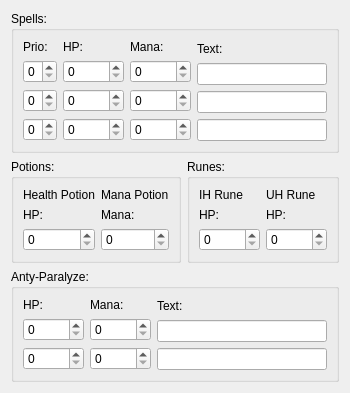
<?xml version="1.0" encoding="UTF-8"?>
<ui version="4.0">
 <class>Healer</class>
 <widget class="QDialog" name="Healer">
  <property name="geometry">
   <rect>
    <x>0</x>
    <y>0</y>
    <width>321</width>
    <height>357</height>
   </rect>
  </property>
  <property name="windowTitle">
   <string>Healer</string>
  </property>
  <layout class="QHBoxLayout" name="horizontalLayout_3">
   <item>
    <layout class="QVBoxLayout" name="verticalLayout_11">
     <item>
      <widget class="QGroupBox" name="groupBox">
       <property name="title">
        <string>Spells: </string>
       </property>
       <layout class="QVBoxLayout" name="verticalLayout_10">
        <item>
         <layout class="QHBoxLayout" name="horizontalLayout_9">
          <item>
           <layout class="QVBoxLayout" name="verticalLayout_6">
            <item>
             <widget class="QLabel" name="label">
              <property name="text">
               <string>Prio:</string>
              </property>
             </widget>
            </item>
            <item>
             <widget class="QSpinBox" name="spinBox">
              <property name="maximum">
               <number>3</number>
              </property>
             </widget>
            </item>
            <item>
             <widget class="QSpinBox" name="spinBox_2">
              <property name="maximum">
               <number>3</number>
              </property>
             </widget>
            </item>
            <item>
             <widget class="QSpinBox" name="spinBox_3">
              <property name="maximum">
               <number>3</number>
              </property>
             </widget>
            </item>
           </layout>
          </item>
          <item>
           <layout class="QVBoxLayout" name="verticalLayout_7">
            <item>
             <widget class="QLabel" name="label_2">
              <property name="text">
               <string>HP:</string>
              </property>
             </widget>
            </item>
            <item>
             <widget class="QSpinBox" name="spinBox_7">
              <property name="maximum">
               <number>99999</number>
              </property>
             </widget>
            </item>
            <item>
             <widget class="QSpinBox" name="spinBox_6">
              <property name="maximum">
               <number>99999</number>
              </property>
             </widget>
            </item>
            <item>
             <widget class="QSpinBox" name="spinBox_9">
              <property name="maximum">
               <number>99999</number>
              </property>
             </widget>
            </item>
           </layout>
          </item>
          <item>
           <layout class="QVBoxLayout" name="verticalLayout_8">
            <item>
             <widget class="QLabel" name="label_4">
              <property name="text">
               <string>Mana:</string>
              </property>
             </widget>
            </item>
            <item>
             <widget class="QSpinBox" name="spinBox_4">
              <property name="maximum">
               <number>99999</number>
              </property>
             </widget>
            </item>
            <item>
             <widget class="QSpinBox" name="spinBox_5">
              <property name="maximum">
               <number>99999</number>
              </property>
             </widget>
            </item>
            <item>
             <widget class="QSpinBox" name="spinBox_8">
              <property name="maximum">
               <number>99999</number>
              </property>
             </widget>
            </item>
           </layout>
          </item>
          <item>
           <layout class="QVBoxLayout" name="verticalLayout_9">
            <item>
             <widget class="QLabel" name="label_3">
              <property name="text">
               <string>Text:</string>
              </property>
             </widget>
            </item>
            <item>
             <widget class="QLineEdit" name="lineEdit"/>
            </item>
            <item>
             <widget class="QLineEdit" name="lineEdit_2"/>
            </item>
            <item>
             <widget class="QLineEdit" name="lineEdit_3"/>
            </item>
           </layout>
          </item>
         </layout>
        </item>
       </layout>
      </widget>
     </item>
     <item>
      <layout class="QHBoxLayout" name="horizontalLayout_10">
       <item>
        <widget class="QGroupBox" name="groupBox_2">
         <property name="title">
          <string>Potions: </string>
         </property>
         <layout class="QHBoxLayout" name="horizontalLayout">
          <item>
           <layout class="QVBoxLayout" name="verticalLayout_13">
            <item>
             <widget class="QLabel" name="label_12">
              <property name="text">
               <string>Health Potion</string>
              </property>
             </widget>
            </item>
            <item>
             <widget class="QLabel" name="label_13">
              <property name="text">
               <string>HP: </string>
              </property>
             </widget>
            </item>
            <item>
             <widget class="QSpinBox" name="spinBox_10">
              <property name="maximum">
               <number>99999</number>
              </property>
             </widget>
            </item>
           </layout>
          </item>
          <item>
           <layout class="QVBoxLayout" name="verticalLayout_3">
            <item>
             <widget class="QLabel" name="label_8">
              <property name="text">
               <string>Mana Potion</string>
              </property>
             </widget>
            </item>
            <item>
             <widget class="QLabel" name="label_14">
              <property name="text">
               <string>Mana:</string>
              </property>
             </widget>
            </item>
            <item>
             <widget class="QSpinBox" name="spinBox_11">
              <property name="maximum">
               <number>99999</number>
              </property>
             </widget>
            </item>
           </layout>
          </item>
         </layout>
        </widget>
       </item>
       <item>
        <widget class="QGroupBox" name="groupBox_3">
         <property name="title">
          <string>Runes: </string>
         </property>
         <layout class="QHBoxLayout" name="horizontalLayout_2">
          <item>
           <layout class="QVBoxLayout" name="verticalLayout_14">
            <item>
             <widget class="QLabel" name="label_17">
              <property name="text">
               <string>IH Rune</string>
              </property>
             </widget>
            </item>
            <item>
             <widget class="QLabel" name="label_19">
              <property name="text">
               <string>HP: </string>
              </property>
             </widget>
            </item>
            <item>
             <widget class="QSpinBox" name="spinBox_15">
              <property name="maximum">
               <number>99999</number>
              </property>
             </widget>
            </item>
           </layout>
          </item>
          <item>
           <layout class="QVBoxLayout" name="verticalLayout">
            <item>
             <widget class="QLabel" name="label_16">
              <property name="text">
               <string>UH Rune</string>
              </property>
             </widget>
            </item>
            <item>
             <widget class="QLabel" name="label_18">
              <property name="text">
               <string>HP: </string>
              </property>
             </widget>
            </item>
            <item>
             <widget class="QSpinBox" name="spinBox_12">
              <property name="maximum">
               <number>99999</number>
              </property>
             </widget>
            </item>
           </layout>
          </item>
         </layout>
        </widget>
       </item>
      </layout>
     </item>
     <item>
      <widget class="QGroupBox" name="groupBox_4">
       <property name="title">
        <string>Anty-Paralyze: </string>
       </property>
       <layout class="QHBoxLayout" name="horizontalLayout_8">
        <item>
         <layout class="QHBoxLayout" name="horizontalLayout_7">
          <item>
           <layout class="QVBoxLayout" name="verticalLayout_2">
            <item>
             <widget class="QLabel" name="label_9">
              <property name="text">
               <string>HP:</string>
              </property>
             </widget>
            </item>
            <item>
             <widget class="QSpinBox" name="spinBox_13">
              <property name="maximum">
               <number>99999</number>
              </property>
             </widget>
            </item>
            <item>
             <widget class="QSpinBox" name="spinBox_14">
              <property name="maximum">
               <number>99999</number>
              </property>
             </widget>
            </item>
           </layout>
          </item>
          <item>
           <layout class="QVBoxLayout" name="verticalLayout_5">
            <item>
             <widget class="QLabel" name="label_10">
              <property name="text">
               <string>Mana:</string>
              </property>
             </widget>
            </item>
            <item>
             <widget class="QSpinBox" name="spinBox_16">
              <property name="maximum">
               <number>99999</number>
              </property>
             </widget>
            </item>
            <item>
             <widget class="QSpinBox" name="spinBox_17">
              <property name="maximum">
               <number>99999</number>
              </property>
             </widget>
            </item>
           </layout>
          </item>
          <item>
           <layout class="QVBoxLayout" name="verticalLayout_4">
            <item>
             <widget class="QLabel" name="label_11">
              <property name="text">
               <string>Text:</string>
              </property>
             </widget>
            </item>
            <item>
             <widget class="QLineEdit" name="lineEdit_4"/>
            </item>
            <item>
             <widget class="QLineEdit" name="lineEdit_5"/>
            </item>
           </layout>
          </item>
         </layout>
        </item>
       </layout>
       <zorder></zorder>
      </widget>
     </item>
    </layout>
   </item>
  </layout>
 </widget>
 <resources/>
 <connections/>
</ui>
